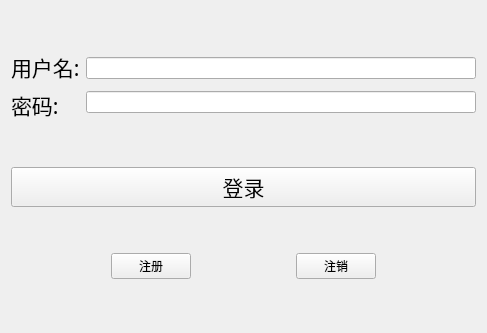
<?xml version="1.0" encoding="UTF-8"?>
<ui version="4.0">
 <class>TcpClinent</class>
 <widget class="QWidget" name="TcpClinent">
  <property name="geometry">
   <rect>
    <x>0</x>
    <y>0</y>
    <width>487</width>
    <height>333</height>
   </rect>
  </property>
  <property name="windowTitle">
   <string>TcpClinent</string>
  </property>
  <layout class="QHBoxLayout" name="horizontalLayout">
   <item>
    <layout class="QVBoxLayout" name="verticalLayout_4">
     <item>
      <layout class="QHBoxLayout" name="horizontalLayout_3">
       <item>
        <layout class="QVBoxLayout" name="verticalLayout_3">
         <item>
          <widget class="QLabel" name="name_lab">
           <property name="font">
            <font>
             <family>微软雅黑</family>
             <pointsize>16</pointsize>
            </font>
           </property>
           <property name="text">
            <string>用户名:</string>
           </property>
          </widget>
         </item>
         <item>
          <widget class="QLabel" name="pwd_lab">
           <property name="font">
            <font>
             <family>微软雅黑</family>
             <pointsize>16</pointsize>
            </font>
           </property>
           <property name="layoutDirection">
            <enum>Qt::LeftToRight</enum>
           </property>
           <property name="text">
            <string>密码:</string>
           </property>
          </widget>
         </item>
        </layout>
       </item>
       <item>
        <layout class="QVBoxLayout" name="verticalLayout_2">
         <item>
          <widget class="QLineEdit" name="name_le"/>
         </item>
         <item>
          <widget class="QLineEdit" name="pwd_le">
           <property name="echoMode">
            <enum>QLineEdit::Password</enum>
           </property>
          </widget>
         </item>
        </layout>
       </item>
      </layout>
     </item>
     <item>
      <widget class="QPushButton" name="login_pb">
       <property name="font">
        <font>
         <family>微软雅黑</family>
         <pointsize>16</pointsize>
        </font>
       </property>
       <property name="text">
        <string>登录</string>
       </property>
      </widget>
     </item>
     <item>
      <layout class="QHBoxLayout" name="horizontalLayout_2">
       <item>
        <spacer name="horizontalSpacer_2">
         <property name="orientation">
          <enum>Qt::Horizontal</enum>
         </property>
         <property name="sizeHint" stdset="0">
          <size>
           <width>40</width>
           <height>20</height>
          </size>
         </property>
        </spacer>
       </item>
       <item>
        <widget class="QPushButton" name="regist_pb">
         <property name="text">
          <string>注册</string>
         </property>
        </widget>
       </item>
       <item>
        <spacer name="horizontalSpacer">
         <property name="orientation">
          <enum>Qt::Horizontal</enum>
         </property>
         <property name="sizeHint" stdset="0">
          <size>
           <width>40</width>
           <height>20</height>
          </size>
         </property>
        </spacer>
       </item>
       <item>
        <widget class="QPushButton" name="cancel_pb">
         <property name="text">
          <string>注销</string>
         </property>
        </widget>
       </item>
       <item>
        <spacer name="horizontalSpacer_3">
         <property name="orientation">
          <enum>Qt::Horizontal</enum>
         </property>
         <property name="sizeHint" stdset="0">
          <size>
           <width>40</width>
           <height>20</height>
          </size>
         </property>
        </spacer>
       </item>
      </layout>
     </item>
    </layout>
   </item>
  </layout>
 </widget>
 <resources/>
 <connections/>
</ui>
